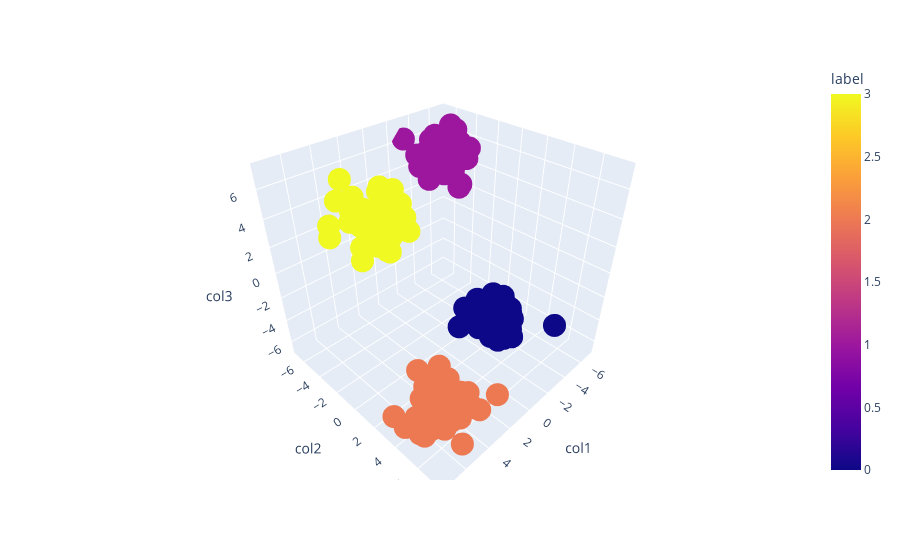

The notebook cell this image was saved under:
### Code cell
fig=px.scatter_3d(df,x='col1',y='col2',z='col3',color='label')
fig.show()

### Figure 1 — Plotly figure (JSON) as saved in the notebook; plotly's stock layout.template omitted (floating-point values rounded to 4 significant figures; data arrays with more than 128 entries replaced by an {"elided": "..."} marker saying what was removed)
{"data": [{"hovertemplate": "col1=%{x}<br>col2=%{y}<br>col3=%{z}<br>label=%{marker.color}<extra></extra>", "legendgroup": "", "marker": {"color": {"elided": "200 int values"}, "coloraxis": "coloraxis", "symbol": "circle"}, "mode": "markers", "name": "", "scene": "scene", "showlegend": false, "type": "scatter3d", "x": {"elided": "200 float values"}, "y": {"elided": "200 float values"}, "z": {"elided": "200 float values"}}], "layout": {"coloraxis": {"colorbar": {"title": {"text": "label"}}, "colorscale": [[0, "#0d0887"], [0.1111, "#46039f"], [0.2222, "#7201a8"], [0.3333, "#9c179e"], [0.4444, "#bd3786"], [0.5556, "#d8576b"], [0.6667, "#ed7953"], [0.7778, "#fb9f3a"], [0.8889, "#fdca26"], [1, "#f0f921"]]}, "legend": {"tracegroupgap": 0}, "margin": {"t": 60}, "scene": {"domain": {"x": [0, 1], "y": [0, 1]}, "xaxis": {"title": {"text": "col1"}}, "yaxis": {"title": {"text": "col2"}}, "zaxis": {"title": {"text": "col3"}}}}}
